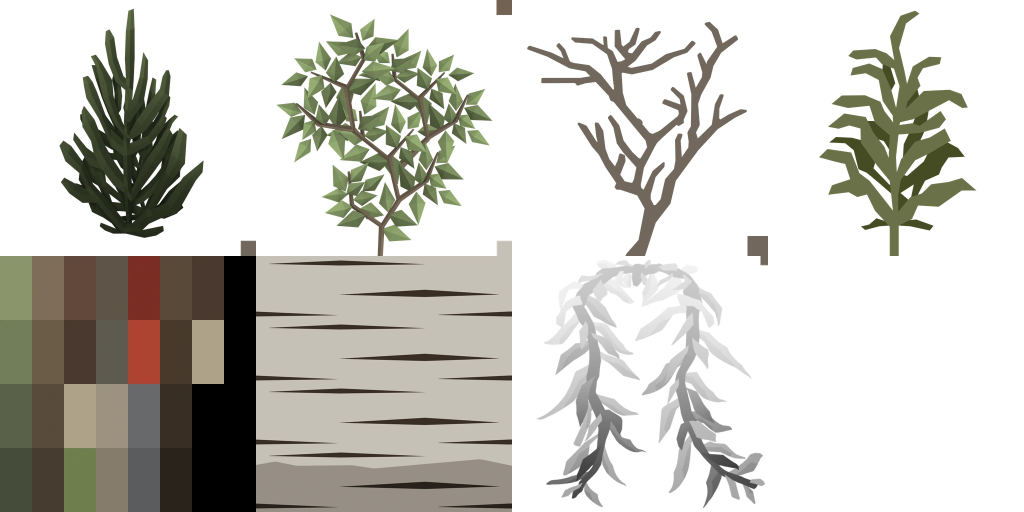
#> input picture assets/synty/synty-atlas.webp, 2048 x 1024 px, given in place of Leaves_Pine_Texture.png, which was not available (shown at 1/2 size)
$ python atlas.py ../../assets/synty ../../assets/synty/synty-atlas.webp
#> lines starting #> are read from the running program, lines starting #| are printed output that depends on the picture; after the words box and inside, x2 and y2 are one past the last pixel; in counts of white or black regions, pixels touching at a corner belong together
#> `A = Image.new('RGBA', (2048, 1024), (0, 0, 0, 0))`: A: PIL image 2048x1024 RGBA; every value is 0
#!/usr/bin/env python3
# Packs the Synty POLYGON Nature textures used by the prototype into ONE 2048x1024 atlas (see build.mjs for the UV remap).
# usage: atlas.py <SourceFiles/Textures dir> <out.webp>
import sys, numpy as np
from PIL import Image
from scipy import ndimage
src, out = sys.argv[1], sys.argv[2]
def load(p, size):
#> called with p = 'Leaves/Leaves_Pine_Texture.png', size = 512
    im = Image.open(f'{src}/{p}').convert('RGBA'); a = np.array(im).astype(np.float32)
#> in load, im is the input picture: PIL image 2048x1024 RGBA; mean R, G, B, A 60, 58.9, 51.4, 103
    al = a[..., 3] > 8
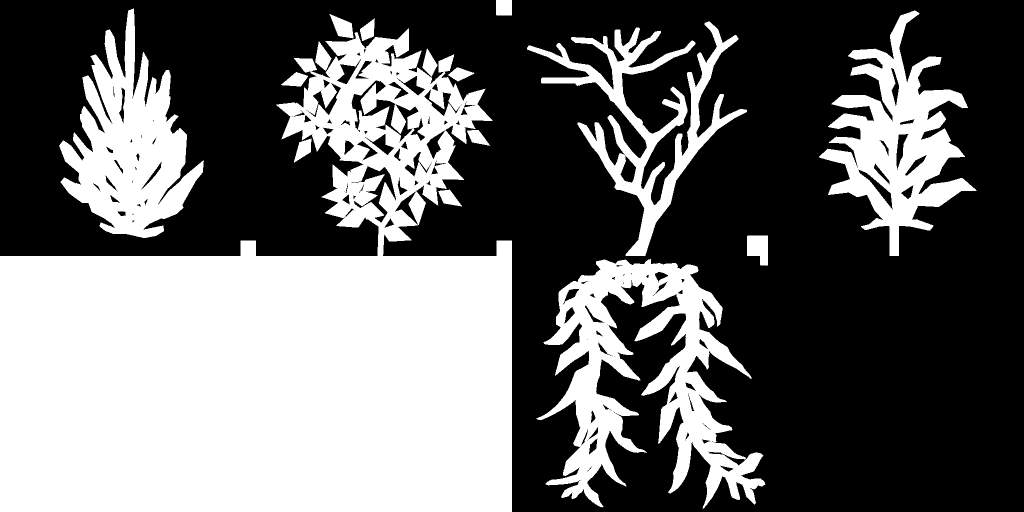
#> al: shape (1024, 2048) bool (shown at 1/2 size); 41.4% white; 17 white regions (1 under 20 px), largest, box (x1, y1, x2, y2) and area: (0, 57, 1024, 1024) 605676, (1073, 518, 1531, 1017) 88057, (118, 17, 408, 476) 63492
    if not al.all():   # grow the colour into the empty texels so bilinear / mips never pull black or magenta into a leaf edge
        idx = ndimage.distance_transform_edt(~al, return_distances=False, return_indices=True)
        rgb = a[..., :3][idx[0], idx[1]]; a[..., :3] = np.where(al[..., None], a[..., :3], rgb)
#> after `rgb = a[..., :3][idx[0], idx[1]]`:
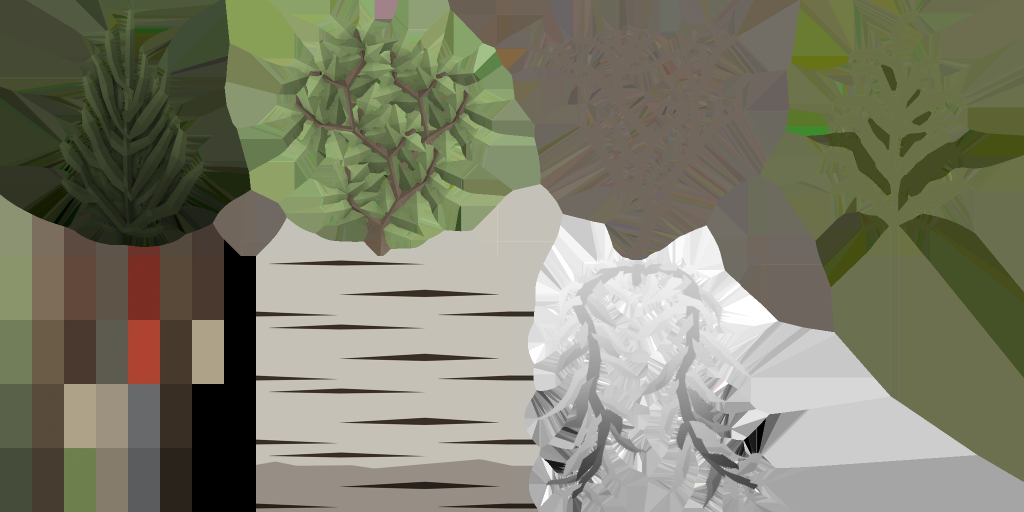
#> rgb: shape (1024, 2048, 3) float32 (shown at 1/2 size); mean R, G, B 124.9, 125.8, 105.9
    im = Image.fromarray(a.clip(0, 255).astype(np.uint8), 'RGBA')
    return im.resize((size, size), Image.LANCZOS) if im.size[0] != size else im
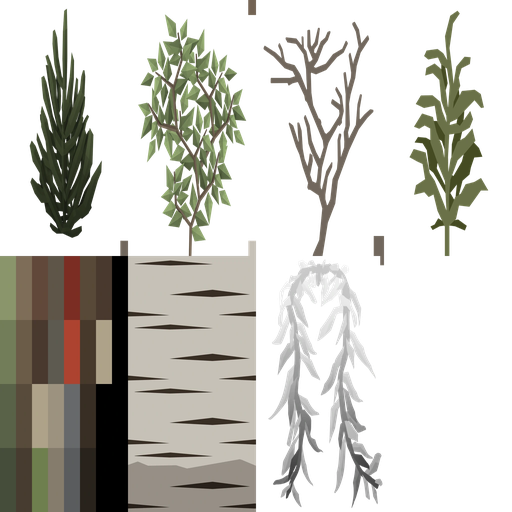
#> returned value: PIL image 512x512 RGBA; mean R, G, B, A 58.3, 57.2, 49.3, 103; transparent parts drawn white
R = {'pine': ('Leaves/Leaves_Pine_Texture.png', 0, 0), 'generic': ('Leaves/Leaves_Generic_Texture.png', 512, 0),
     'dead': ('Leaves/Tree_Dead_Branch.png', 1024, 0), 'under': ('Leaves/Undergrowth_Texture.png', 1536, 0),
     'pal': ('PolygonNature_01.png', 0, 512), 'birch': ('Leaves/Birch_Trunk_Texture.png', 512, 512), 'willow': ('Leaves/Leaves_Willow_Texture.png', 1024, 512)}
A = Image.new('RGBA', (2048, 1024), (0, 0, 0, 0))
for k, (p, x, y) in R.items(): A.paste(load(p, 512), (x, y))
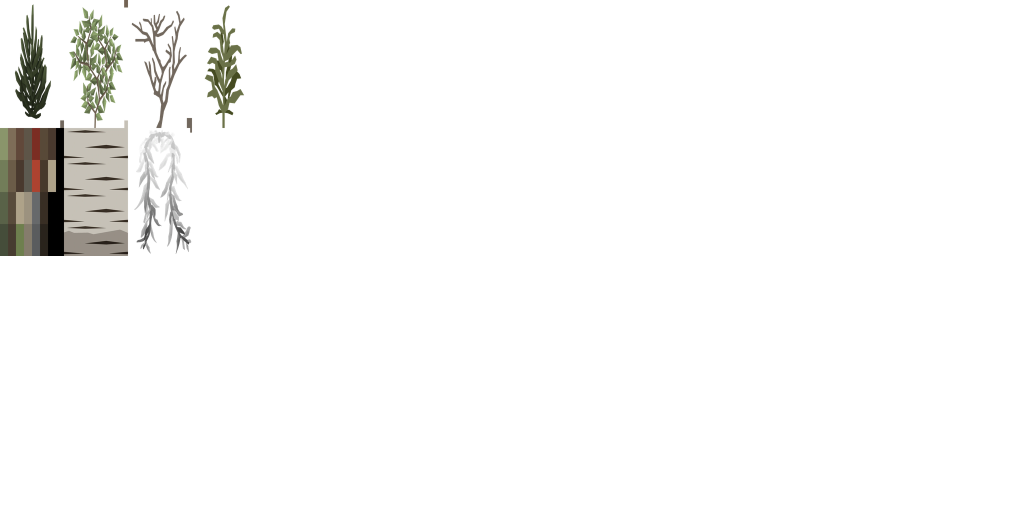
#> A: PIL image 2048x1024 RGBA (shown at 1/2 size); mean R, G, B, A 7.3, 7.1, 6.2, 12.9; transparent parts drawn white
#> (the run stopped early here; a loop or call above may not have finished)
